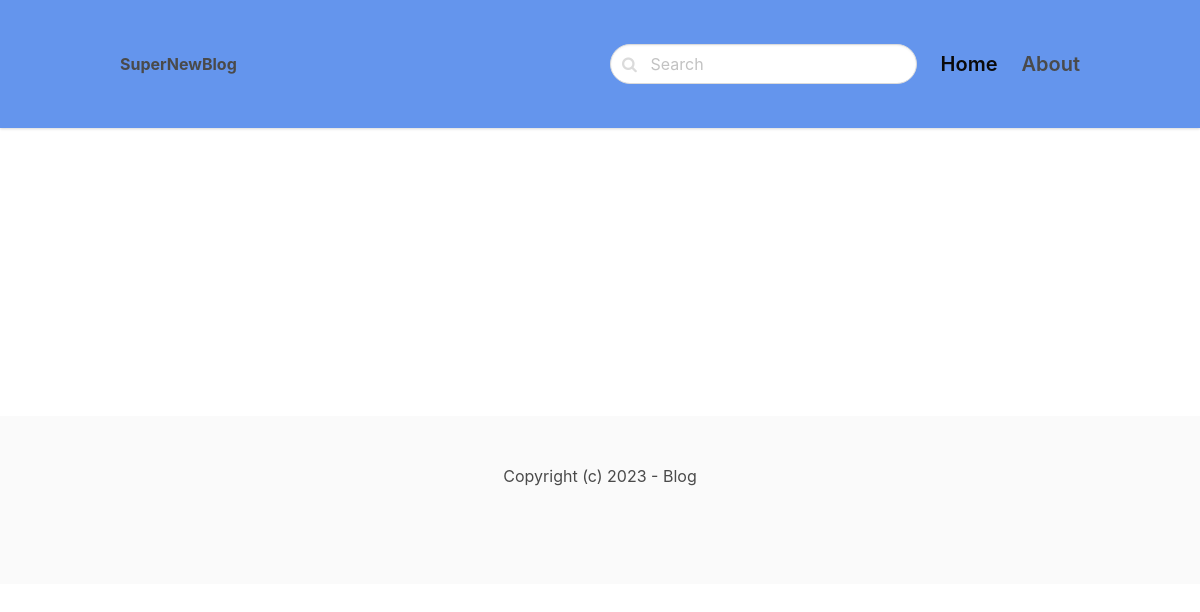
The app's page /projects/, older data.
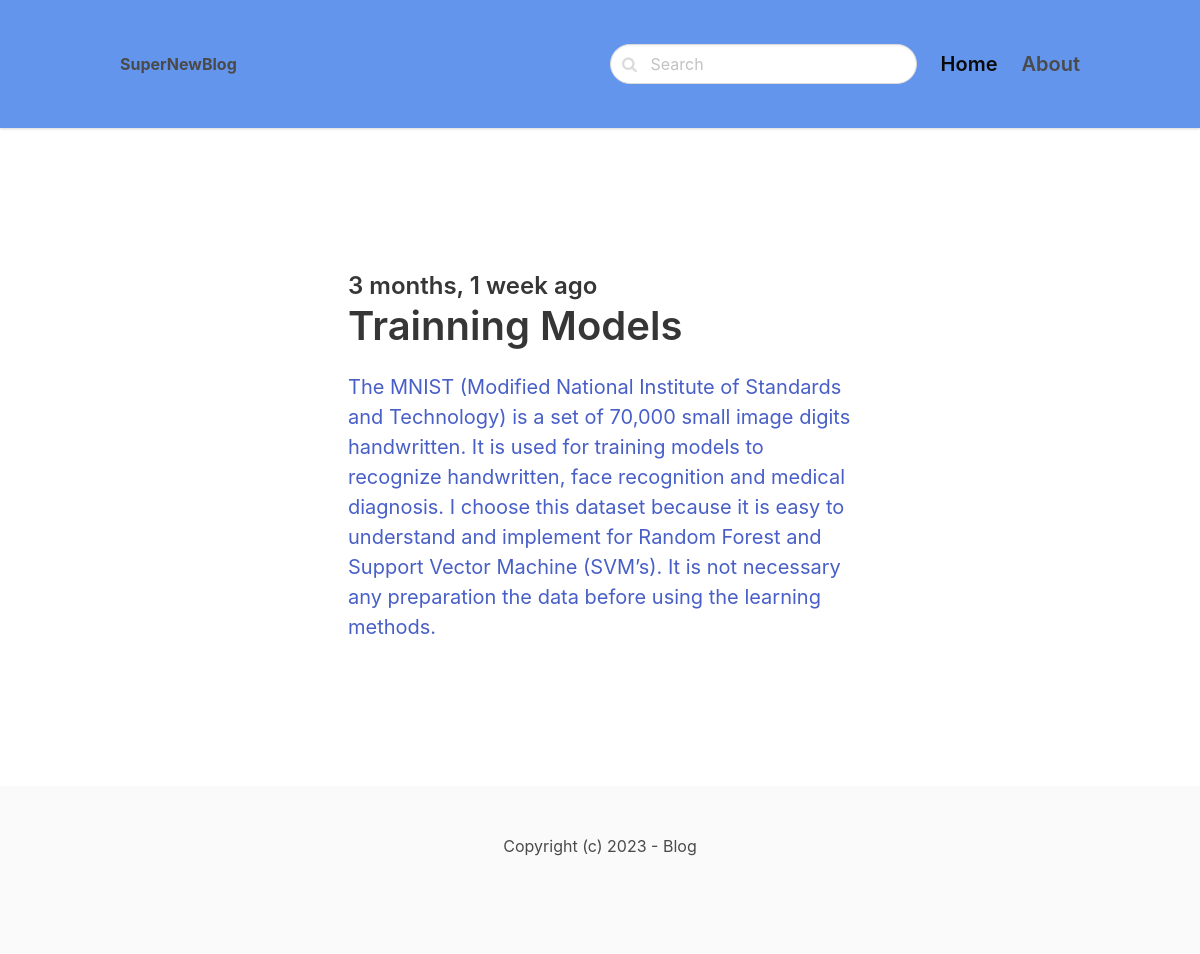
The same page, newer data.
### blog/models.py (models this page shows, shortened)
class Post(models.Model):
    ACTIVE = 'active'
    DRAFT = 'draft'
    CHOICES_STATUS = (
        (ACTIVE, 'Active'),
        (DRAFT, 'Draft')
    )
    category = models.ForeignKey(Category, related_name='posts', on_delete=models.CASCADE)
    title = models.CharField(max_length=255)
    slug = models.SlugField()
    intro = models. TextField()
    body = models.TextField()
    created_at = models.DateTimeField(auto_now_add=True)
    status = models.CharField(max_length=10, choices=CHOICES_STATUS, default=ACTIVE)
    image = models.ImageField(upload_to='uploads/', blank=True, null=True)
    class Meta:
        ordering = ('-created_at',)

### blog/views.py (the view)
# urls.py: path('<slug:slug>/', views.category, name='category_detail')
def category(request, slug):
    category = get_object_or_404(Category, slug=slug)
    posts = category.posts.filter(status=Post.ACTIVE)
    return render(request, 'blog/category.html', {'category': category, 'posts': posts})

### blog/templates/blog/category.html (shortened to what this page needs)
{% extends 'core/base.html' %}
{% block content %}
<section class="hero">
    <div class="hero-body">
        <div class="container">
            <section class="section">
                <div class="columns">
                    <div class="column is-8 is-offset-2">
                        {% for post in category.posts.all %}
                            <div class="content is-medium">
                                <a href="{% url 'post_detail' post.category.slug post.slug %}">
                                <h2 class="subtitle is-4">{{ post.created_at|timesince }} ago</h2>
                                <h1 class="title">{{ post.title }}</h1>
                                <p>{{ post.intro }}</p>
                                </a>
                            </div>
                        {% endfor %}
                    </div>
                </div>
            </section>
        </div>
    </div>
</section>
{% endblock %}

Row changes from the older to the newer data that the page shows:
added Post: created_at "3 months, 1 week", title "Trainning Models", intro "The MNIST (Modified National Institute of Standards and Technology) is a set of 70,000 small image digits handwritten. It is used for training models to recognize handwritten, face recognition and medical diagnosis. I choose this dataset because it is easy to understand and implement for Random Forest and Support Vector Machine (SVM’s). It is not necessary any preparation the data before using the learning methods."
